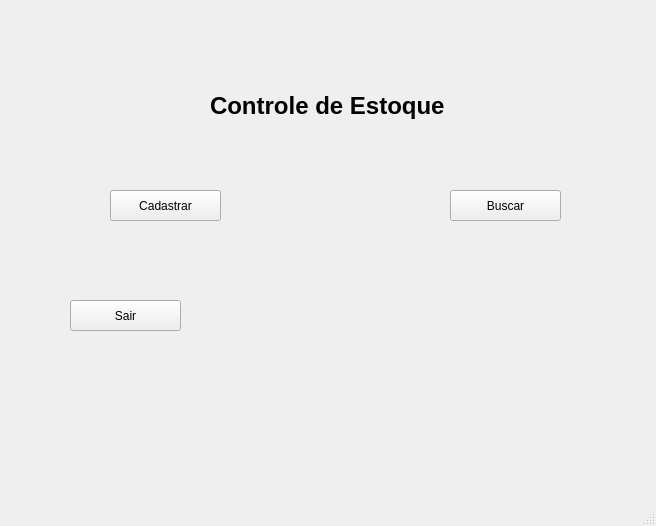
<?xml version="1.0" encoding="UTF-8"?>
<ui version="4.0">
 <class>MainWindow</class>
 <widget class="QMainWindow" name="MainWindow">
  <property name="geometry">
   <rect>
    <x>0</x>
    <y>0</y>
    <width>656</width>
    <height>526</height>
   </rect>
  </property>
  <property name="windowTitle">
   <string>MainWindow</string>
  </property>
  <widget class="QWidget" name="centralwidget">
   <widget class="QLabel" name="label">
    <property name="geometry">
     <rect>
      <x>210</x>
      <y>80</y>
      <width>241</width>
      <height>51</height>
     </rect>
    </property>
    <property name="font">
     <font>
      <pointsize>18</pointsize>
      <weight>75</weight>
      <bold>true</bold>
     </font>
    </property>
    <property name="text">
     <string>Controle de Estoque</string>
    </property>
   </widget>
   <widget class="QPushButton" name="btnCadastrar">
    <property name="geometry">
     <rect>
      <x>110</x>
      <y>190</y>
      <width>111</width>
      <height>31</height>
     </rect>
    </property>
    <property name="text">
     <string>Cadastrar</string>
    </property>
   </widget>
   <widget class="QPushButton" name="btnBuscar">
    <property name="geometry">
     <rect>
      <x>450</x>
      <y>190</y>
      <width>111</width>
      <height>31</height>
     </rect>
    </property>
    <property name="text">
     <string>Buscar</string>
    </property>
   </widget>
   <widget class="QPushButton" name="btnSair">
    <property name="geometry">
     <rect>
      <x>70</x>
      <y>300</y>
      <width>111</width>
      <height>31</height>
     </rect>
    </property>
    <property name="text">
     <string>Sair</string>
    </property>
   </widget>
  </widget>
  <widget class="QMenuBar" name="menubar">
   <property name="geometry">
    <rect>
     <x>0</x>
     <y>0</y>
     <width>656</width>
     <height>22</height>
    </rect>
   </property>
  </widget>
  <widget class="QStatusBar" name="statusbar"/>
 </widget>
 <resources/>
 <connections/>
</ui>
